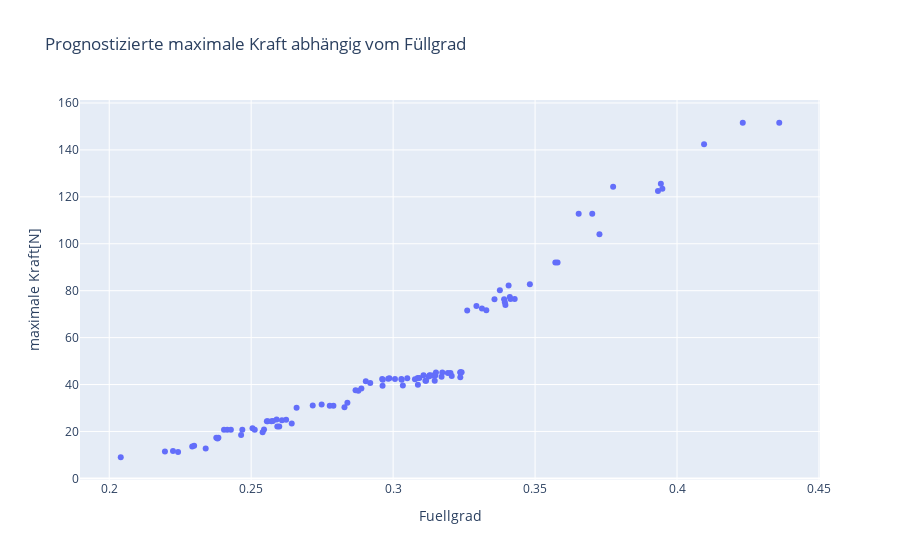

Source (notebook cell):
### Markdown cell above
Scheinbar ist vor allem der Füllgrad entscheidend für die Prognose der maximalen
Kraft. Wir visualisieren daher die Prognosen der maximalen Kräfte abhängig vom
Füllgrad.

### Code cell
import plotly.express as px 

fig = px.scatter(eingabedaten, x='Fuellgrad', y=ausgabedaten,
    title='Prognostizierte maximale Kraft abhängig vom Füllgrad', 
    labels={'y': 'maximale Kraft[N]'}
)

fig.show()
